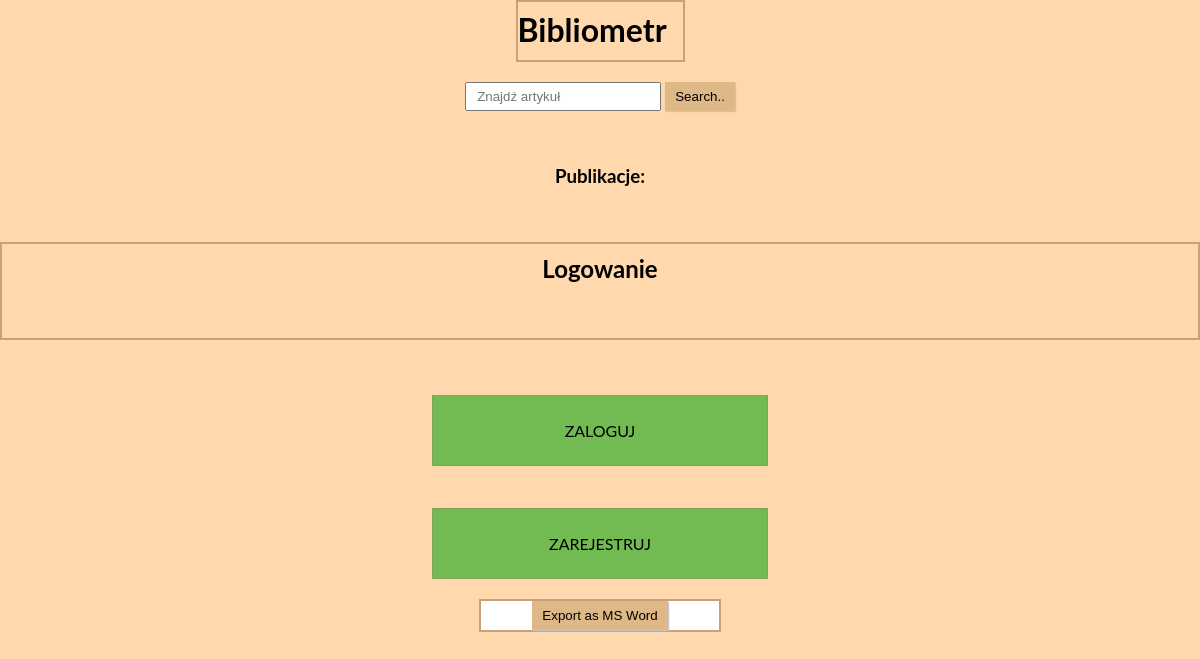
Before: /?order=year&sort=asc with the older database file.
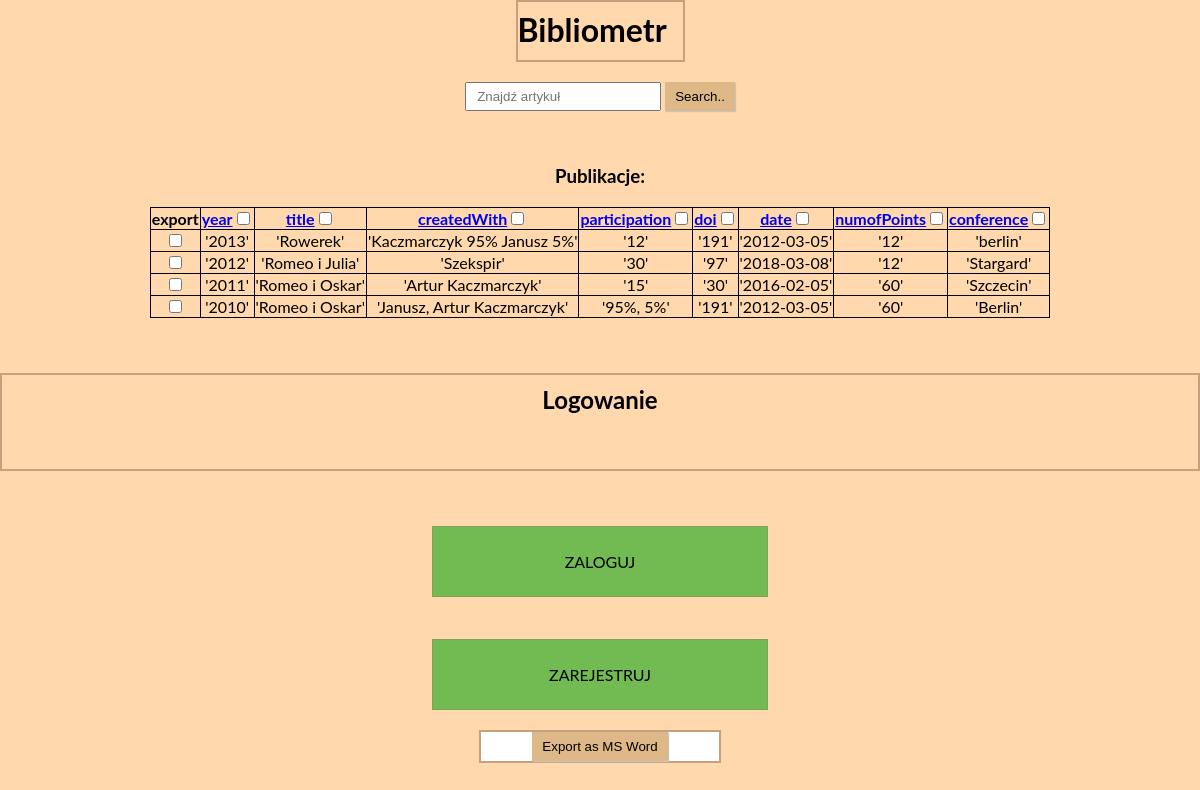
After: the same page with the newer database file.
### tables this page shows
CREATE TABLE `publishes` (
  `id` int(11) NOT NULL,
  `year` year(4) DEFAULT NULL,
  `title` text DEFAULT NULL,
  `createdWith` varchar(50) DEFAULT NULL,
  `participation` varchar(11) DEFAULT NULL,
  `doi` varchar(36) DEFAULT NULL,
  `date` date DEFAULT NULL,
  `numOfPoints` varchar(11) DEFAULT NULL,
  `conference` text DEFAULT NULL,
  `user_id` int(11) NOT NULL
);

### publishes/tableData.php (the view, shortened to what this page needs)
<?php
foreach($publishes as $row) {
echo "<tr>";
	echo '<td><input type="checkbox" name="row_'.$row['id'].'" /></td>';
	echo "<td>'".$row['year']."'</td>";
	echo "<td>'".$row['title']."'</td>";
	echo "<td>'".$row['createdWith']."'</td>";
	echo "<td>'".$row['participation']."'</td>";
	echo "<td>'".$row['doi']."'</td>";
	echo "<td>'".$row['date']."'</td>";
	echo "<td>'".$row['numOfPoints']."'</td>";
	echo "<td>'".$row['conference']."'</td>";
echo "</tr>";
            }
?>

### publishes/select.php (shortened to what this page needs)
<?php
$query = 'SELECT * FROM publishes';
$order = '';
$sort = 'asc';
if(!empty($_GET['order'])) {
    $order = $_GET['order'];
}
if(!empty($_GET['sort'])) {
    $sort = $_GET['sort'] == 'asc' ? 'desc' : 'asc';
}
if(!empty($order) && !empty($sort)) {
    $query= $query.' ORDER BY '.$order.' '.$sort;
}
        $pub = $db->query($query);
        $publishes =  $pub->fetchAll();
            if($publishes) {
            $actions = '';
			echo "<table>";
            echo "<thead>";
            echo '<tr><th>export</th><th><a href="?order=year&sort='.$sort.'">year</a><input type="checkbox" name="year" /></th><th><a href="?order=title&sort='.$sort.'">title</a><input type="checkbox" name="title" /></th><th><a href="?order=createdWith&sort='.$sort.'">createdWith</a><input type="checkbox" name="createdWith" /></th>
            <th><a href="?order=participation&sort='.$sort.'">participation</a><input type="checkbox" name="participation" /></th><th><a href="?order=doi&sort='.$sort.'">doi</a><input type="checkbox" name="doi" /></th><th><a href="?order=date&sort='.$sort.'">date</a><input type="checkbox" name="date"</th><th><a href="?order=numOfPoints&sort='.$sort.'">numofPoints</a><input type="checkbox" name="numOfPoints" /><th><a href="?order=conference&sort='.$sort.'">conference</a><input type="checkbox" name="conference" /></th>'.$actions.'</tr>';
            echo "</thead>";
            echo "<tbody>";
            require_once('tableData.php');
            echo "</tbody>";
            echo "</table>";
            }
            ?>

Changed rows visible on the page:
added publishes: year "2013", title "Rowerek", createdWith "Kaczmarczyk 95% Janusz 5%", participation "12", doi "191", date "2012-03-05", numOfPoints "12", conference "berlin"
added publishes: year "2012", title "Romeo i Julia", createdWith "Szekspir", participation "30", doi "97", date "2018-03-08", numOfPoints "12", conference "Stargard"
added publishes: year "2011", title "Romeo i Oskar", createdWith "Artur Kaczmarczyk", participation "15", doi "30", date "2016-02-05", numOfPoints "60", conference "Szczecin"
added publishes: year "2010", title "Romeo i Oskar", createdWith "Janusz, Artur Kaczmarczyk", participation "95%, 5%", doi "191", date "2012-03-05", numOfPoints "60", conference "Berlin"
Other visible differences:
form field year: (not shown) → "☐"
form field title: (not shown) → "☐"
form field createdWith: (not shown) → "☐"
form field participation: (not shown) → "☐"
form field doi: (not shown) → "☐"
form field date: (not shown) → "☐"
form field numOfPoints: (not shown) → "☐"
form field conference: (not shown) → "☐"
text now shown: "export year title createdWith participation doi date numofPoints conference"
